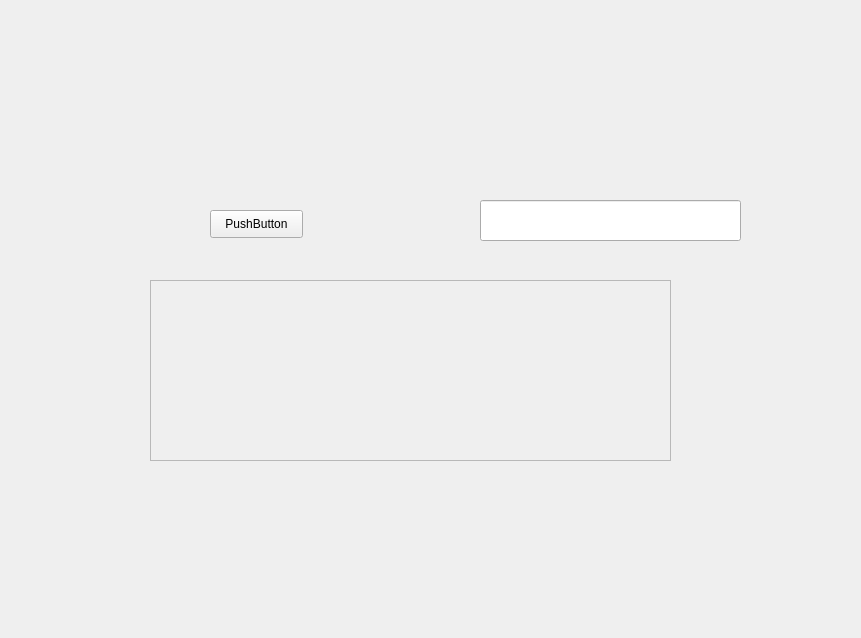
<?xml version="1.0" encoding="UTF-8"?>
<ui version="4.0">
 <class>Form</class>
 <widget class="QWidget" name="Form">
  <property name="geometry">
   <rect>
    <x>0</x>
    <y>0</y>
    <width>861</width>
    <height>638</height>
   </rect>
  </property>
  <property name="windowTitle">
   <string>bs</string>
  </property>
  <widget class="QLineEdit" name="the_line">
   <property name="geometry">
    <rect>
     <x>480</x>
     <y>200</y>
     <width>261</width>
     <height>41</height>
    </rect>
   </property>
  </widget>
  <widget class="QPushButton" name="the_btn">
   <property name="geometry">
    <rect>
     <x>210</x>
     <y>210</y>
     <width>93</width>
     <height>28</height>
    </rect>
   </property>
   <property name="text">
    <string>PushButton</string>
   </property>
  </widget>
  <widget class="QFrame" name="frame">
   <property name="geometry">
    <rect>
     <x>150</x>
     <y>280</y>
     <width>521</width>
     <height>181</height>
    </rect>
   </property>
   <property name="frameShape">
    <enum>QFrame::StyledPanel</enum>
   </property>
   <property name="frameShadow">
    <enum>QFrame::Raised</enum>
   </property>
  </widget>
 </widget>
 <resources/>
 <connections/>
</ui>
